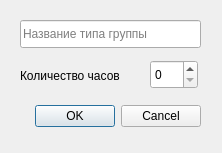
<?xml version="1.0" encoding="UTF-8"?>
<ui version="4.0">
 <class>AddGroupTypeDialog</class>
 <widget class="QDialog" name="AddGroupTypeDialog">
  <property name="geometry">
   <rect>
    <x>0</x>
    <y>0</y>
    <width>222</width>
    <height>153</height>
   </rect>
  </property>
  <property name="windowTitle">
   <string>Dialog</string>
  </property>
  <widget class="QDialogButtonBox" name="buttonBox">
   <property name="geometry">
    <rect>
     <x>0</x>
     <y>100</y>
     <width>201</width>
     <height>32</height>
    </rect>
   </property>
   <property name="orientation">
    <enum>Qt::Horizontal</enum>
   </property>
   <property name="standardButtons">
    <set>QDialogButtonBox::Cancel|QDialogButtonBox::Ok</set>
   </property>
  </widget>
  <widget class="QSpinBox" name="spinBox">
   <property name="geometry">
    <rect>
     <x>150</x>
     <y>60</y>
     <width>48</width>
     <height>29</height>
    </rect>
   </property>
  </widget>
  <widget class="QLineEdit" name="lineEditAddName">
   <property name="geometry">
    <rect>
     <x>20</x>
     <y>20</y>
     <width>181</width>
     <height>28</height>
    </rect>
   </property>
   <property name="placeholderText">
    <string>Название типа группы</string>
   </property>
  </widget>
  <widget class="QLabel" name="label">
   <property name="geometry">
    <rect>
     <x>20</x>
     <y>60</y>
     <width>131</width>
     <height>31</height>
    </rect>
   </property>
   <property name="text">
    <string>Количество часов</string>
   </property>
  </widget>
 </widget>
 <resources/>
 <connections>
  <connection>
   <sender>buttonBox</sender>
   <signal>accepted()</signal>
   <receiver>AddGroupTypeDialog</receiver>
   <slot>accept()</slot>
   <hints>
    <hint type="sourcelabel">
     <x>248</x>
     <y>254</y>
    </hint>
    <hint type="destinationlabel">
     <x>157</x>
     <y>274</y>
    </hint>
   </hints>
  </connection>
  <connection>
   <sender>buttonBox</sender>
   <signal>rejected()</signal>
   <receiver>AddGroupTypeDialog</receiver>
   <slot>reject()</slot>
   <hints>
    <hint type="sourcelabel">
     <x>316</x>
     <y>260</y>
    </hint>
    <hint type="destinationlabel">
     <x>286</x>
     <y>274</y>
    </hint>
   </hints>
  </connection>
 </connections>
</ui>
